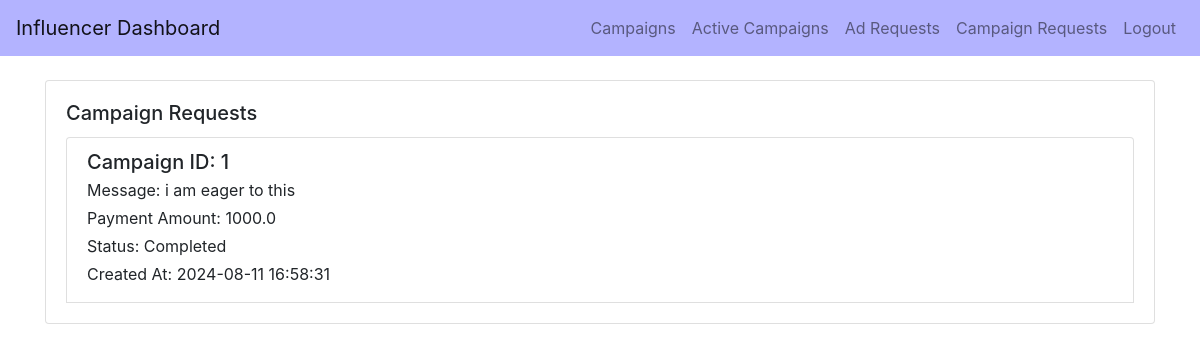
The page /influencer_campaign_requests/tanmay on the database its author committed.
### backend/models.py (models this page shows)
class CampaignRequest(db.Model):
    __tablename__ = 'campaign_request'
    id = db.Column(db.Integer, primary_key=True)
    campaign_id = db.Column(db.Integer, db.ForeignKey('campaign.id'), nullable=False)
    influencer_id = db.Column(db.Integer, db.ForeignKey('user.id'), nullable=False)
    sponsor_id = db.Column(db.Integer, db.ForeignKey('sponsor.id'), nullable=False)  # Added this field
    messages = db.Column(db.Text, nullable=True)
    payment_amount = db.Column(db.Float, nullable=False)  # Added this field
    status = db.Column(db.String(10), nullable=False)  # Pending, Accepted, Rejected
    complete = db.Column(db.Boolean, default=False, nullable=False)
    complete_confirmed = db.Column(db.Boolean, default=False, nullable=False)
    payment = db.Column(db.Boolean, default=False, nullable=False)
    created_at = db.Column(db.DateTime, default=db.func.current_timestamp(), nullable=False)
    campaign = db.relationship('Campaign', backref='campaign_requests_campaign', lazy=True)
    influencer = db.relationship('User', backref='campaign_requests', foreign_keys=[influencer_id])
    sponsor = db.relationship('Sponsor', backref='campaign_requests_sponsor', foreign_keys=[sponsor_id])

### backend/controller.py (the view)
@app.route('/influencer_campaign_requests/<username>', methods=['GET'])
def campaign_requests(username):
    user = User.query.filter_by(username=username).first()
    if user is None:
        return "User not found", 404
    if user.role != 'influencer':
        return "Not an influencer", 403
    influencer = Influencer.query.filter_by(user_id=user.id).first()
    if influencer is None:
        return "Influencer not found", 404
    campaign_requests = CampaignRequest.query.filter_by(influencer_id=influencer.user_id).all()
    return render_template('influencer_campaign_requests.html', username=username, campaign_requests=campaign_requests)

### templates/influencer_campaign_requests.html (shortened to what this page needs)
<!DOCTYPE html>
<html lang="en">
<head>
    <link href="https://stackpath.bootstrapcdn.com/bootstrap/4.5.2/css/bootstrap.min.css" rel="stylesheet">
</head>
<body>
<nav class="navbar navbar-expand-lg navbar-light" style="background-color: #b3b3ff;">
    <a class="navbar-brand" href="#">Influencer Dashboard</a>
    <div class="collapse navbar-collapse">
        <ul class="navbar-nav ml-auto">
            <li class="nav-item">
                <a class="nav-link" href="{{ url_for('influencer_campaigns', username=username) }}">Campaigns</a>
            </li>
            <li class="nav-item">
                <a class="nav-link" href="{{ url_for('active_campaigns', username=username) }}">Active Campaigns</a>
            </li>
            <li class="nav-item">
                <a class="nav-link" href="{{ url_for('ad_requests', username=username) }}">Ad Requests</a>
            </li>
            <li class="nav-item">
                <a class="nav-link" href="/influencer_campaign_requests/{{ username }}">Campaign Requests</a>
            </li>
            <li class="nav-item">
                <a class="nav-link" href="{{ url_for('logout') }}">Logout</a>
            </li>
        </ul>
    </div>
</nav>
<div class="container mt-4">
    <div class="row">
        <div class="col-md-12">
            <div class="card mb-4">
                <div class="card-body">
                    <h5 class="card-title">Campaign Requests</h5>
                    <div class="list-group">
                        {% if campaign_requests %}
                            {% for request in campaign_requests %}
                                <div class="list-group-item">
                                    <h5 class="mb-1">Campaign ID: {{ request.campaign_id }}</h5>
                                    <p class="mb-1">Message: {{ request.messages }}</p>
                                    <p class="mb-1">Payment Amount: {{ request.payment_amount }}</p>
                                    <p class="mb-1">Status: {{ request.status }}</p>
                                    <p class="mb-1">Created At: {{ request.created_at }}</p>
                                </div>
                            {% endfor %}
                        {% else %}
                            <p>No campaign requests found.</p>
                        {% endif %}
                    </div>
                </div>
            </div>
        </div>
    </div>
</div>
</body>
</html>

### rows shown on the page
CampaignRequest: campaign_id "1", messages "i am eager to this", payment_amount "1000.0", status "Completed", created_at "2024-08-11 16:58:31"
